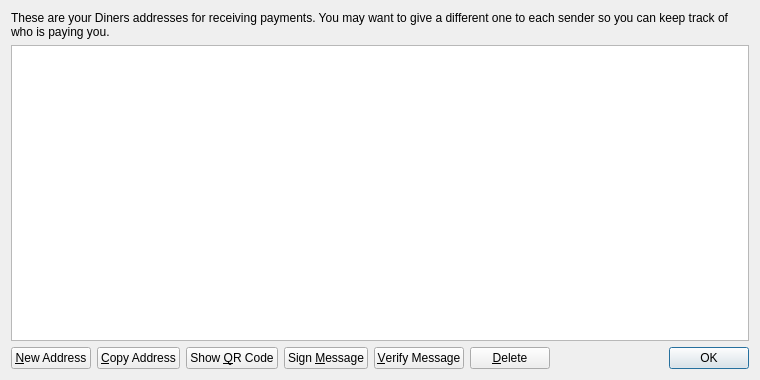
<?xml version="1.0" encoding="UTF-8"?>
<ui version="4.0">
 <class>AddressBookPage</class>
 <widget class="QWidget" name="AddressBookPage">
  <property name="geometry">
   <rect>
    <x>0</x>
    <y>0</y>
    <width>760</width>
    <height>380</height>
   </rect>
  </property>
  <property name="windowTitle">
   <string>Address Book</string>
  </property>
  <layout class="QVBoxLayout" name="verticalLayout">
   <item>
    <widget class="QLabel" name="labelExplanation">
     <property name="text">
      <string>These are your Diners addresses for receiving payments. You may want to give a different one to each sender so you can keep track of who is paying you.</string>
     </property>
     <property name="textFormat">
      <enum>Qt::PlainText</enum>
     </property>
     <property name="wordWrap">
      <bool>true</bool>
     </property>
    </widget>
   </item>
   <item>
    <widget class="QTableView" name="tableView">
     <property name="contextMenuPolicy">
      <enum>Qt::CustomContextMenu</enum>
     </property>
     <property name="toolTip">
      <string>Double-click to edit address or label</string>
     </property>
     <property name="tabKeyNavigation">
      <bool>false</bool>
     </property>
     <property name="alternatingRowColors">
      <bool>true</bool>
     </property>
     <property name="selectionMode">
      <enum>QAbstractItemView::SingleSelection</enum>
     </property>
     <property name="selectionBehavior">
      <enum>QAbstractItemView::SelectRows</enum>
     </property>
     <property name="sortingEnabled">
      <bool>true</bool>
     </property>
     <attribute name="verticalHeaderVisible">
      <bool>false</bool>
     </attribute>
    </widget>
   </item>
   <item>
    <layout class="QHBoxLayout" name="horizontalLayout">
     <item>
      <widget class="QPushButton" name="newAddressButton">
       <property name="toolTip">
        <string>Create a new address</string>
       </property>
       <property name="text">
        <string>&amp;New Address</string>
       </property>
       <property name="icon">
        <iconset resource="../bitcoin.qrc">
         <normaloff>:/icons/add</normaloff>:/icons/add</iconset>
       </property>
      </widget>
     </item>
     <item>
      <widget class="QPushButton" name="copyToClipboard">
       <property name="toolTip">
        <string>Copy the currently selected address to the system clipboard</string>
       </property>
       <property name="text">
        <string>&amp;Copy Address</string>
       </property>
       <property name="icon">
        <iconset resource="../bitcoin.qrc">
         <normaloff>:/icons/editcopy</normaloff>:/icons/editcopy</iconset>
       </property>
      </widget>
     </item>
     <item>
      <widget class="QPushButton" name="showQRCode">
       <property name="text">
        <string>Show &amp;QR Code</string>
       </property>
       <property name="icon">
        <iconset resource="../bitcoin.qrc">
         <normaloff>:/icons/qrcode</normaloff>:/icons/qrcode</iconset>
       </property>
      </widget>
     </item>
     <item>
      <widget class="QPushButton" name="signMessage">
       <property name="toolTip">
        <string>Sign a message to prove you own a Diners address</string>
       </property>
       <property name="text">
        <string>Sign &amp;Message</string>
       </property>
       <property name="icon">
        <iconset resource="../bitcoin.qrc">
         <normaloff>:/icons/edit</normaloff>:/icons/edit</iconset>
       </property>
      </widget>
     </item>
     <item>
      <widget class="QPushButton" name="verifyMessage">
       <property name="toolTip">
        <string>Verify a message to ensure it was signed with a specified Diners address</string>
       </property>
       <property name="text">
        <string>&amp;Verify Message</string>
       </property>
       <property name="icon">
        <iconset resource="../bitcoin.qrc">
         <normaloff>:/icons/transaction_0</normaloff>:/icons/transaction_0</iconset>
       </property>
      </widget>
     </item>
     <item>
      <widget class="QPushButton" name="deleteButton">
       <property name="toolTip">
        <string>Delete the currently selected address from the list</string>
       </property>
       <property name="text">
        <string>&amp;Delete</string>
       </property>
       <property name="icon">
        <iconset resource="../bitcoin.qrc">
         <normaloff>:/icons/remove</normaloff>:/icons/remove</iconset>
       </property>
      </widget>
     </item>
     <item>
      <spacer name="horizontalSpacer">
       <property name="orientation">
        <enum>Qt::Horizontal</enum>
       </property>
       <property name="sizeHint" stdset="0">
        <size>
         <width>40</width>
         <height>20</height>
        </size>
       </property>
      </spacer>
     </item>
     <item>
      <widget class="QDialogButtonBox" name="buttonBox">
       <property name="sizePolicy">
        <sizepolicy hsizetype="Maximum" vsizetype="Fixed">
         <horstretch>0</horstretch>
         <verstretch>0</verstretch>
        </sizepolicy>
       </property>
       <property name="standardButtons">
        <set>QDialogButtonBox::Ok</set>
       </property>
      </widget>
     </item>
    </layout>
   </item>
  </layout>
 </widget>
 <resources>
  <include location="../bitcoin.qrc"/>
 </resources>
 <connections/>
</ui>
